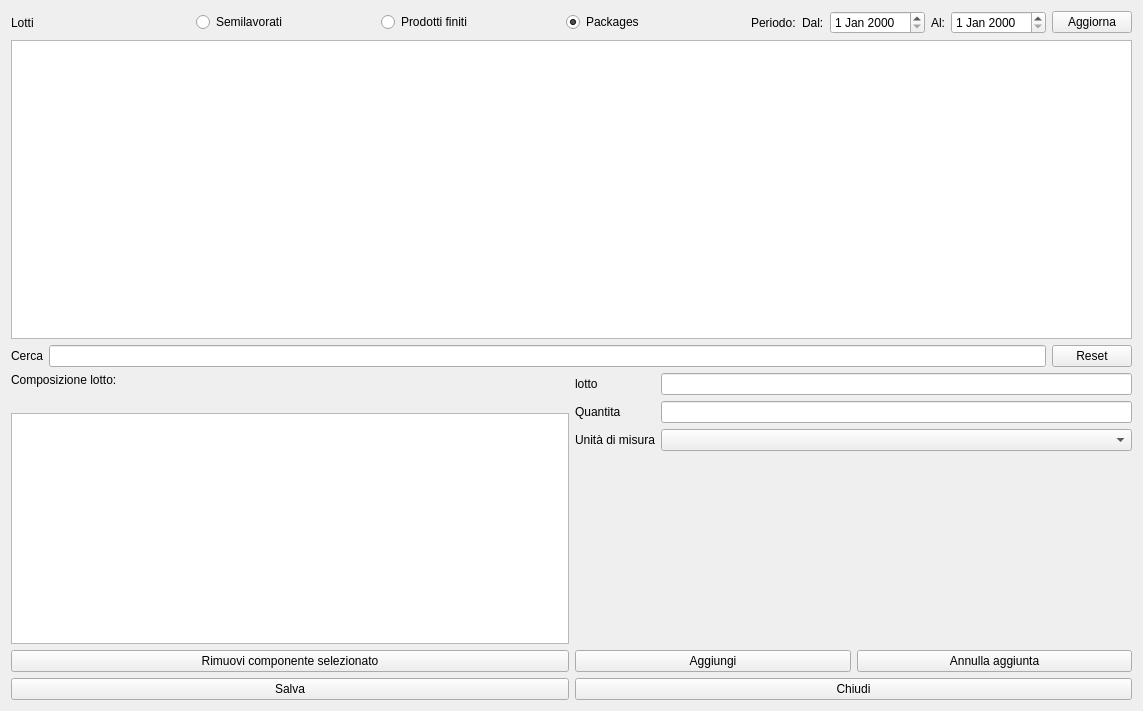
<?xml version="1.0" encoding="UTF-8"?>
<ui version="4.0">
 <class>HModifyProd</class>
 <widget class="QWidget" name="HModifyProd">
  <property name="windowModality">
   <enum>Qt::NonModal</enum>
  </property>
  <property name="geometry">
   <rect>
    <x>0</x>
    <y>0</y>
    <width>1143</width>
    <height>711</height>
   </rect>
  </property>
  <property name="windowTitle">
   <string>Modifica Lotti</string>
  </property>
  <property name="windowIcon">
   <iconset resource="resources.qrc">
    <normaloff>:/Resources/Pencil.PNG</normaloff>:/Resources/Pencil.PNG</iconset>
  </property>
  <layout class="QVBoxLayout" name="verticalLayout_4">
   <item>
    <layout class="QVBoxLayout" name="verticalLayout">
     <item>
      <layout class="QHBoxLayout" name="horizontalLayout_3">
       <item>
        <widget class="QLabel" name="label">
         <property name="text">
          <string>Lotti</string>
         </property>
        </widget>
       </item>
       <item>
        <widget class="QRadioButton" name="radioButton_2">
         <property name="text">
          <string>Semilavorati</string>
         </property>
        </widget>
       </item>
       <item>
        <widget class="QRadioButton" name="radioButton_3">
         <property name="text">
          <string>Prodotti finiti</string>
         </property>
        </widget>
       </item>
       <item>
        <widget class="QRadioButton" name="radioButton">
         <property name="text">
          <string>Packages</string>
         </property>
         <property name="checked">
          <bool>true</bool>
         </property>
        </widget>
       </item>
       <item>
        <layout class="QGridLayout" name="gridLayout_2">
         <item row="0" column="5">
          <widget class="QPushButton" name="pushButton_6">
           <property name="text">
            <string>Aggiorna</string>
           </property>
          </widget>
         </item>
         <item row="0" column="2">
          <widget class="QDateEdit" name="deDal"/>
         </item>
         <item row="0" column="3">
          <widget class="QLabel" name="label_9">
           <property name="text">
            <string>Al:</string>
           </property>
          </widget>
         </item>
         <item row="0" column="4">
          <widget class="QDateEdit" name="deAl"/>
         </item>
         <item row="0" column="0">
          <widget class="QLabel" name="label_5">
           <property name="text">
            <string>Periodo:</string>
           </property>
          </widget>
         </item>
         <item row="0" column="1">
          <widget class="QLabel" name="label_8">
           <property name="text">
            <string>Dal:</string>
           </property>
          </widget>
         </item>
        </layout>
       </item>
      </layout>
     </item>
     <item>
      <widget class="QTableView" name="tvLots">
       <property name="selectionMode">
        <enum>QAbstractItemView::SingleSelection</enum>
       </property>
       <property name="selectionBehavior">
        <enum>QAbstractItemView::SelectRows</enum>
       </property>
       <property name="sortingEnabled">
        <bool>true</bool>
       </property>
       <attribute name="horizontalHeaderStretchLastSection">
        <bool>true</bool>
       </attribute>
      </widget>
     </item>
     <item>
      <layout class="QHBoxLayout" name="horizontalLayout_5">
       <item>
        <widget class="QLabel" name="label_3">
         <property name="text">
          <string>Cerca</string>
         </property>
        </widget>
       </item>
       <item>
        <widget class="QLineEdit" name="leSearch">
         <property name="frame">
          <bool>true</bool>
         </property>
         <property name="clearButtonEnabled">
          <bool>true</bool>
         </property>
        </widget>
       </item>
       <item>
        <widget class="QPushButton" name="pushButton_7">
         <property name="text">
          <string>Reset</string>
         </property>
        </widget>
       </item>
      </layout>
     </item>
     <item>
      <layout class="QHBoxLayout" name="horizontalLayout_4">
       <item>
        <layout class="QVBoxLayout" name="verticalLayout_3">
         <item>
          <widget class="QLabel" name="label_2">
           <property name="text">
            <string>Composizione lotto:</string>
           </property>
          </widget>
         </item>
         <item>
          <widget class="QLabel" name="lbProd">
           <property name="text">
            <string/>
           </property>
          </widget>
         </item>
         <item>
          <widget class="QTableView" name="tvDetails">
           <property name="selectionMode">
            <enum>QAbstractItemView::SingleSelection</enum>
           </property>
           <property name="selectionBehavior">
            <enum>QAbstractItemView::SelectRows</enum>
           </property>
          </widget>
         </item>
         <item>
          <widget class="QPushButton" name="pushButton_3">
           <property name="text">
            <string>Rimuovi componente selezionato</string>
           </property>
           <property name="icon">
            <iconset resource="resources.qrc">
             <normaloff>:/Resources/Minus.PNG</normaloff>:/Resources/Minus.PNG</iconset>
           </property>
          </widget>
         </item>
        </layout>
       </item>
       <item>
        <layout class="QVBoxLayout" name="verticalLayout_2">
         <item>
          <layout class="QFormLayout" name="formLayout_2">
           <item row="0" column="0">
            <widget class="QLabel" name="label_4">
             <property name="text">
              <string>lotto</string>
             </property>
            </widget>
           </item>
           <item row="0" column="1">
            <widget class="QLineEdit" name="leLotto"/>
           </item>
           <item row="1" column="0">
            <widget class="QLabel" name="label_6">
             <property name="text">
              <string>Quantita</string>
             </property>
            </widget>
           </item>
           <item row="1" column="1">
            <widget class="QLineEdit" name="leQuantita"/>
           </item>
           <item row="2" column="0">
            <widget class="QLabel" name="label_7">
             <property name="text">
              <string>Unità di misura</string>
             </property>
            </widget>
           </item>
           <item row="2" column="1">
            <widget class="QComboBox" name="cbUm"/>
           </item>
          </layout>
         </item>
         <item>
          <layout class="QHBoxLayout" name="horizontalLayout_2">
           <item>
            <widget class="QPushButton" name="pushButton_4">
             <property name="enabled">
              <bool>true</bool>
             </property>
             <property name="text">
              <string>Aggiungi</string>
             </property>
             <property name="icon">
              <iconset resource="resources.qrc">
               <normaloff>:/Resources/Plus.PNG</normaloff>:/Resources/Plus.PNG</iconset>
             </property>
            </widget>
           </item>
           <item>
            <widget class="QPushButton" name="pushButton_5">
             <property name="text">
              <string>Annulla aggiunta</string>
             </property>
             <property name="icon">
              <iconset resource="resources.qrc">
               <normaloff>:/Resources/Banned-Sign.PNG</normaloff>:/Resources/Banned-Sign.PNG</iconset>
             </property>
            </widget>
           </item>
          </layout>
         </item>
        </layout>
       </item>
      </layout>
     </item>
    </layout>
   </item>
   <item>
    <layout class="QHBoxLayout" name="horizontalLayout">
     <item>
      <widget class="QPushButton" name="pushButton">
       <property name="text">
        <string>Salva</string>
       </property>
       <property name="icon">
        <iconset resource="resources.qrc">
         <normaloff>:/Resources/save-icon.png</normaloff>:/Resources/save-icon.png</iconset>
       </property>
       <property name="iconSize">
        <size>
         <width>32</width>
         <height>32</height>
        </size>
       </property>
      </widget>
     </item>
     <item>
      <widget class="QPushButton" name="pushButton_2">
       <property name="text">
        <string>Chiudi</string>
       </property>
       <property name="icon">
        <iconset resource="resources.qrc">
         <normaloff>:/Resources/Actions-window-close-icon.png</normaloff>:/Resources/Actions-window-close-icon.png</iconset>
       </property>
       <property name="iconSize">
        <size>
         <width>32</width>
         <height>32</height>
        </size>
       </property>
      </widget>
     </item>
    </layout>
   </item>
  </layout>
 </widget>
 <resources>
  <include location="resources.qrc"/>
 </resources>
 <connections/>
</ui>
